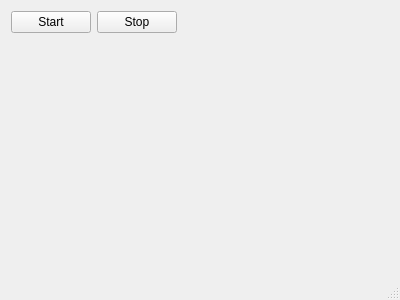
<?xml version="1.0" encoding="UTF-8"?>
<ui version="4.0">
 <class>MainWindow</class>
 <widget class="QMainWindow" name="MainWindow">
  <property name="geometry">
   <rect>
    <x>0</x>
    <y>0</y>
    <width>400</width>
    <height>300</height>
   </rect>
  </property>
  <property name="windowTitle">
   <string>MainWindow</string>
  </property>
  <widget class="QWidget" name="centralWidget">
   <layout class="QVBoxLayout" name="verticalLayout">
    <item>
     <layout class="QHBoxLayout" name="horizontalLayout_2">
      <item>
       <widget class="QPushButton" name="startButton">
        <property name="text">
         <string>Start</string>
        </property>
       </widget>
      </item>
      <item>
       <widget class="QPushButton" name="stopButton">
        <property name="text">
         <string>Stop</string>
        </property>
       </widget>
      </item>
      <item>
       <spacer name="horizontalSpacer">
        <property name="orientation">
         <enum>Qt::Horizontal</enum>
        </property>
        <property name="sizeHint" stdset="0">
         <size>
          <width>40</width>
          <height>20</height>
         </size>
        </property>
       </spacer>
      </item>
     </layout>
    </item>
    <item>
     <spacer name="verticalSpacer">
      <property name="orientation">
       <enum>Qt::Vertical</enum>
      </property>
      <property name="sizeHint" stdset="0">
       <size>
        <width>20</width>
        <height>40</height>
       </size>
      </property>
     </spacer>
    </item>
   </layout>
  </widget>
  <widget class="QStatusBar" name="statusBar"/>
 </widget>
 <layoutdefault spacing="6" margin="11"/>
 <resources/>
 <connections/>
</ui>
